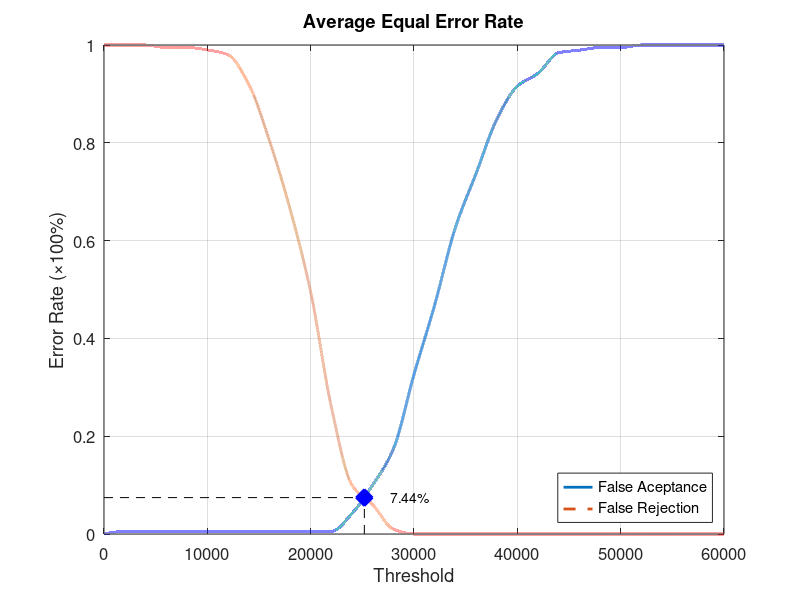
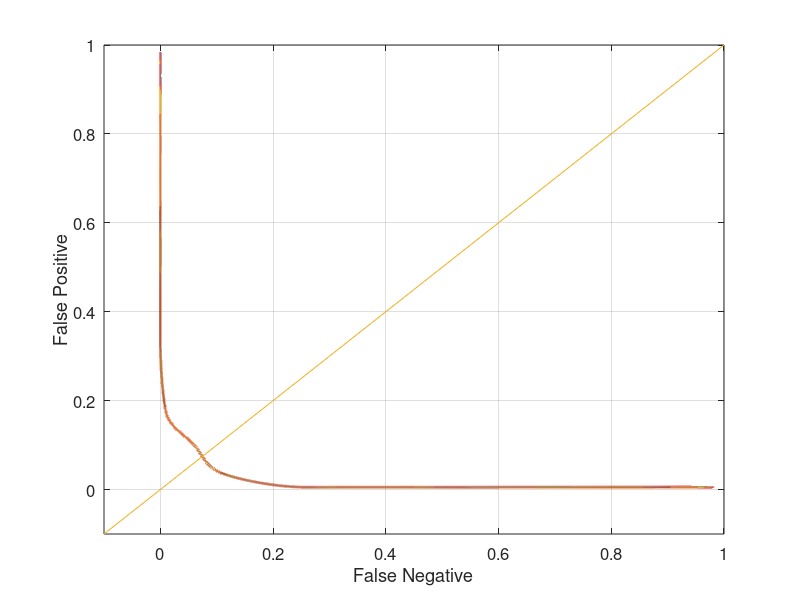

Write the MATLAB code that produced these figures, in order.
function yEER = Database2_3
close all;
clear;
clc;
x = 0:2000:60000;
xq = 0:0.5:60000;

y0 = [0 0.00526316 0.00526316 0.00526316 0.00526316 0.00526316 0.00526316 0.00526316 0.00526316 0.00526316 0.00526316 0.00526316 0.0421053 0.1 0.173684 0.326316 0.468421 0.626316 0.736842 0.847368 0.915789 0.942105 0.984211 0.989474 0.994737 0.994737 1 1 1 1 1];
yy0 = interp1(x, y0, xq, 'pchip');
y1 = [1 1 1 0.995 0.995 0.99 0.98 0.92 0.805 0.665 0.495 0.26 0.1 0.06 0.01 0 0 0 0 0 0 0 0 0 0 0 0 0 0 0 0];
yy1 = interp1(x, y1, xq, 'pchip');

% Calculating EER: 
y2 = abs(y0 - y1);
find(y2 == min(y2))
yy2 = abs(yy0 - yy1);
xEER = find(yy2 == min(yy2));
xEERIndex = xq(xEER) % X-axis EER
yEER = yy0(xEER) % Y-axis EER

main = figure
plot(xq, yy0,'-','LineWidth', 2);	hold on
plot(xq, yy1,'--','LineWidth', 2);	hold on
plot([xEERIndex xEERIndex], [0 yEER], 'k--');	hold on
plot([0 xEERIndex], [yEER yEER], 'k--');	hold on
plot(xEERIndex, yEER, 'bx', 'LineWidth', 10);	hold on
text(xEERIndex + 10 * xEERIndex / 100, yEER, [num2str(round((10000 * yEER)) / 100) '%'])
legend('False Aceptance', 'False Rejection', 'Location', 'SouthEast')
xlabel('Threshold')
ylabel('Error Rate (\times100%)')
title('Average Equal Error Rate')
set(gca, 'FontSize', 12)
axis([0 60000 0 1])
grid on

print(main, 'Database2_3Main', '-dpng');
FNRxFPR = figure('Color', [1 1 1]);
plot(yy1, yy0, '-', yy1, yy0, 'LineWidth', 2);
hold on
y = -0.1:0.1:1
plot(y, y); 
set(gca, 'FontSize', 12)
xlabel('False Negative')
ylabel('False Positive')
axis([-0.1 1 -0.1 1])
set(gca, 'FontSize', 12)
grid on

print(FNRxFPR, 'Database2_3FNRxFPR','-dpng');
end
